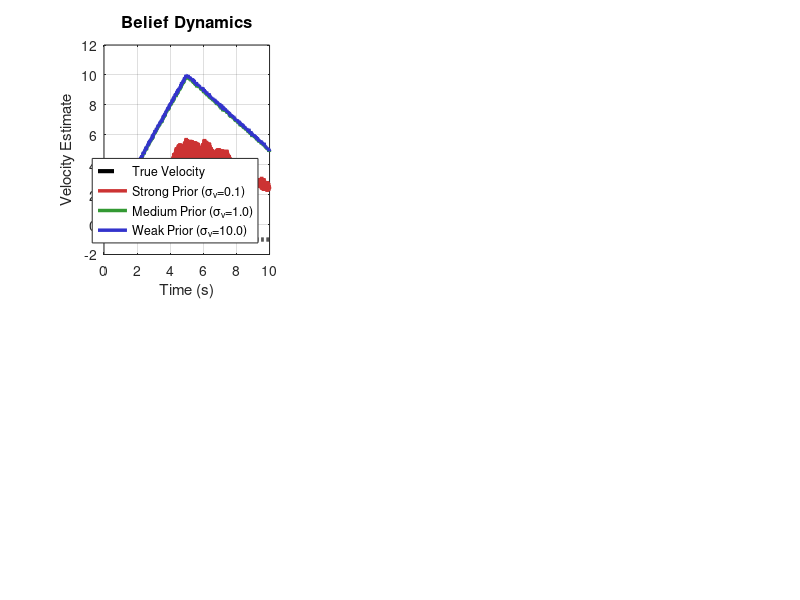

MATLAB code for this plot: (Note: this script raises an error after producing the figure.)
% STEP 3: COMPARING STABILITY UNDER DIFFERENT PRIORS
% ====================================================
% This script explores how different prior strengths affect system behavior.
% This is critical for understanding psychiatric modeling:
%   - Strong priors = rigid beliefs (e.g., autism spectrum traits)
%   - Weak priors = unstable beliefs (e.g., psychotic spectrum traits)
%
% EXPERIMENT:
% We test the same sensory input with three different prior strengths
% and compare adaptation speed and stability.

clear; clc; close all;
fprintf('=== STEP 3: PRIOR COMPARISON ===\n\n');

%% Simulation Setup
fprintf('Setting up comparison experiment...\n');

% Time parameters
t_span = [0 10];
dt = 0.01;
t = 0:dt:t_span(2);
N = length(t);

% Sensory input (same as Step 2)
true_velocity = zeros(1, N);
true_velocity(1:N/2) = 2;
true_velocity(N/2+1:end) = -1;
true_position = cumsum(true_velocity) * dt;

% Add noise
sensory_noise_std = 0.05;
x_obs = true_position + sensory_noise_std * randn(1, N);

fprintf('  Sensory input: velocity changes from +2 to -1 at t=5s\n\n');

%% Define Different Prior Strengths
fprintf('Testing three prior configurations:\n');

% Prior strengths to test
sigma_v_values = [0.1, 1.0, 10.0];
labels = {'Strong Prior (σ_v=0.1)', ...
          'Medium Prior (σ_v=1.0)', ...
          'Weak Prior (σ_v=10.0)'};
colors = [0.8 0.2 0.2;    % Red for strong (rigid)
          0.2 0.6 0.2;    % Green for medium
          0.2 0.2 0.8];   % Blue for weak (flexible)

% Interpretation
fprintf('  1. Strong Prior (σ_v = %.1f): Rigid beliefs, slow adaptation\n', sigma_v_values(1));
fprintf('     → Models: Autism spectrum (sensory over-reliance on priors)\n\n');

fprintf('  2. Medium Prior (σ_v = %.1f): Balanced beliefs\n', sigma_v_values(2));
fprintf('     → Models: Typical perception\n\n');

fprintf('  3. Weak Prior (σ_v = %.1f): Flexible but noisy beliefs\n', sigma_v_values(3));
fprintf('     → Models: Psychotic spectrum (volatile predictions)\n\n');

%% Fixed Parameters
sigma_x = 0.1;    % Sensory precision (same for all)
mu_v = 0;         % Expected velocity (stationary)

%% Run Simulations for Each Prior
fprintf('Running simulations');

results = struct();

for j = 1:length(sigma_v_values)
    fprintf('.');
    
    sigma_v = sigma_v_values(j);
    
    % Initialize
    x_est = 0;
    v_est = 0;
    
    % Storage
    x_history = zeros(1, N);
    v_history = zeros(1, N);
    free_energy = zeros(1, N);
    
    % Simulation loop
    for i = 1:N
        x_current = x_obs(i);
        
        % Prediction errors
        epsilon_x = x_current - v_est;
        epsilon_v = v_est - mu_v;
        
        % Update rules
        dx_dt = epsilon_x / sigma_x^2;
        dv_dt = epsilon_x / sigma_x^2 - epsilon_v / sigma_v^2;
        
        % Integrate
        x_est = x_est + dx_dt * dt;
        v_est = v_est + dv_dt * dt;
        
        % Free energy
        F = 0.5 * (epsilon_x^2 / sigma_x^2 + epsilon_v^2 / sigma_v^2);
        
        % Store
        x_history(i) = x_est;
        v_history(i) = v_est;
        free_energy(i) = F;
    end
    
    % Save results
    results(j).sigma_v = sigma_v;
    results(j).x_history = x_history;
    results(j).v_history = v_history;
    results(j).free_energy = free_energy;
    results(j).label = labels{j};
    results(j).color = colors(j,:);
end

fprintf(' Done!\n\n');

%% Visualization: Comparison Plots
fprintf('Generating comparison plots...\n');

figure('Position', [100 100 1600 1000], 'Name', 'Prior Strength Comparison');

% Subplot 1: Velocity inference comparison
subplot(2,3,1);
plot(t, true_velocity, 'k--', 'LineWidth', 3, 'DisplayName', 'True Velocity'); hold on;
for j = 1:length(results)
    plot(t, results(j).v_history, 'LineWidth', 2.5, ...
        'Color', results(j).color, 'DisplayName', results(j).label);
end
xlabel('Time (s)', 'FontSize', 11);
ylabel('Velocity Estimate', 'FontSize', 11);
title('Belief Dynamics', 'FontSize', 12, 'FontWeight', 'bold');
legend('Location', 'southeast', 'FontSize', 9);
grid on; box on;
xline(5, 'k:', 'LineWidth', 1, 'Alpha', 0.3);

% Subplot 2: Adaptation error over time
subplot(2,3,2);
for j = 1:length(results)
    adaptation_error = abs(results(j).v_history - true_velocity);
    plot(t, adaptation_error, 'LineWidth', 2.5, ...
        'Color', results(j).color, 'DisplayName', results(j).label); hold on;
end
xlabel('Time (s)', 'FontSize', 11);
ylabel('|v_{est} - v_{true}|', 'FontSize', 11);
title('Adaptation Speed', 'FontSize', 12, 'FontWeight', 'bold');
legend('Location', 'northeast', 'FontSize', 9);
grid on; box on;
xline(5, 'k:', 'LineWidth', 1, 'Alpha', 0.3);

% Subplot 3: Free energy comparison
subplot(2,3,3);
for j = 1:length(results)
    plot(t, results(j).free_energy, 'LineWidth', 2.5, ...
        'Color', results(j).color, 'DisplayName', results(j).label); hold on;
end
xlabel('Time (s)', 'FontSize', 11);
ylabel('Free Energy', 'FontSize', 11);
title('Model Evidence', 'FontSize', 12, 'FontWeight', 'bold');
legend('Location', 'northeast', 'FontSize', 9);
grid on; box on;
xline(5, 'k:', 'LineWidth', 1, 'Alpha', 0.3);

% Subplot 4: Position tracking
subplot(2,3,4);
plot(t, true_position, 'k--', 'LineWidth', 2, 'DisplayName', 'True'); hold on;
for j = 1:length(results)
    plot(t, results(j).x_history, 'LineWidth', 1.5, ...
        'Color', results(j).color, 'DisplayName', results(j).label);
end
xlabel('Time (s)', 'FontSize', 11);
ylabel('Position', 'FontSize', 11);
title('Position Tracking', 'FontSize', 12, 'FontWeight', 'bold');
legend('Location', 'northwest', 'FontSize', 9);
grid on; box on;

% Subplot 5: Zoom on adaptation period (t = 4.5 to 6.5)
subplot(2,3,5);
zoom_idx = (t >= 4.5) & (t <= 6.5);
plot(t(zoom_idx), true_velocity(zoom_idx), 'k--', 'LineWidth', 3, 'DisplayName', 'True'); hold on;
for j = 1:length(results)
    plot(t(zoom_idx), results(j).v_history(zoom_idx), 'LineWidth', 2.5, ...
        'Color', results(j).color, 'DisplayName', results(j).label);
end
xlabel('Time (s)', 'FontSize', 11);
ylabel('Velocity', 'FontSize', 11);
title('Adaptation Period (Zoomed)', 'FontSize', 12, 'FontWeight', 'bold');
legend('Location', 'northeast', 'FontSize', 9);
grid on; box on;
xline(5, 'k:', 'LineWidth', 1.5);

% Subplot 6: Variance in velocity estimates (stability)
subplot(2,3,6);
window = 50;  % 0.5 second window (50 samples)
v_variance = zeros(length(results), N - window + 1);
for j = 1:length(results)
    for i = 1:(N - window + 1)
        v_variance(j, i) = var(results(j).v_history(i:i+window-1));
    end
end
t_var = t(1:N-window+1);
for j = 1:length(results)
    plot(t_var, v_variance(j,:), 'LineWidth', 2.5, ...
        'Color', results(j).color, 'DisplayName', results(j).label); hold on;
end
xlabel('Time (s)', 'FontSize', 11);
ylabel('Variance (0.5s window)', 'FontSize', 11);
title('Belief Stability', 'FontSize', 12, 'FontWeight', 'bold');
legend('Location', 'northeast', 'FontSize', 9);
grid on; box on;

sgtitle('Effect of Prior Strength on Predictive Coding', ...
    'FontSize', 14, 'FontWeight', 'bold');

%% Quantitative Comparison
fprintf('\nQuantitative Analysis:\n');
fprintf('%-25s | %10s | %10s | %10s\n', 'Prior Type', 'Adapt Time', 'Final Error', 'Avg Variance');
fprintf('%s\n', repmat('-', 1, 70));

change_idx = round(N/2);
post_change = change_idx:N;

for j = 1:length(results)
    % Adaptation time (to within 20% of true value)
    vel_error = abs(results(j).v_history(post_change) - true_velocity(post_change));
    threshold = 0.2 * abs(true_velocity(change_idx) - true_velocity(change_idx-1));
    adapted_idx = find(vel_error < threshold, 1);
    
    if ~isempty(adapted_idx)
        adapt_time = adapted_idx * dt;
    else
        adapt_time = inf;
    end
    
    % Final velocity error
    final_error = abs(results(j).v_history(end) - true_velocity(end));
    
    % Average variance (stability measure) using 50-sample non-overlapping windows
    vh = results(j).v_history(post_change);
    win = 50;
    m = numel(vh);
    nwin = floor(m / win);
    if nwin > 0
        data = reshape(vh(1:nwin*win), win, nwin);  % each column is one window
        avg_variance = mean(var(data, 0, 1));       % variance per window, then average
    else
        avg_variance = var(vh);                    % fallback for very short vectors
    end
    
    fprintf('%-25s | %8.2fs | %10.4f | %10.6f\n', ...
        results(j).label, adapt_time, final_error, avg_variance);
end

%% Psychiatric Modeling Interpretation
fprintf('\n=== PSYCHIATRIC MODELING INTERPRETATION ===\n\n');

fprintf('STRONG PRIOR (σ_v = %.1f):\n', sigma_v_values(1));
fprintf('  • Slow to update beliefs despite clear sensory evidence\n');
fprintf('  • Models: Autism spectrum (over-reliance on predictions)\n');
fprintf('  • Clinical: Difficulty adapting to change, rigid thinking\n');
fprintf('  • Advantage: Stable in noisy environments\n\n');

fprintf('MEDIUM PRIOR (σ_v = %.1f):\n', sigma_v_values(2));
fprintf('  • Balanced adaptation and stability\n');
fprintf('  • Models: Typical perception\n');
fprintf('  • Optimal trade-off between flexibility and noise\n\n');

fprintf('WEAK PRIOR (σ_v = %.1f):\n', sigma_v_values(3));
fprintf('  • Rapid adaptation but volatile estimates\n');
fprintf('  • Models: Psychotic spectrum (weak prior beliefs)\n');
fprintf('  • Clinical: Hallucinations, delusions (sensory over-reliance)\n');
fprintf('  • Disadvantage: Susceptible to noise, instability\n\n');

%% Save Results
fprintf('Saving comparison results...\n');
save('prior_comparison_results.mat', 'results', 't', 'true_velocity', 'sigma_v_values');

fprintf('\n=== STEP 3 COMPLETE ===\n');
fprintf('Key findings:\n');
fprintf('  1. Prior strength controls adaptation vs. stability trade-off\n');
fprintf('  2. Strong priors → slow but stable (autism-like)\n');
fprintf('  3. Weak priors → fast but noisy (psychosis-like)\n');
fprintf('  4. Psychiatric conditions can be modeled as prior imbalances\n\n');
fprintf('Next: Run step4_ode45_version.m for high-precision simulation.\n');
